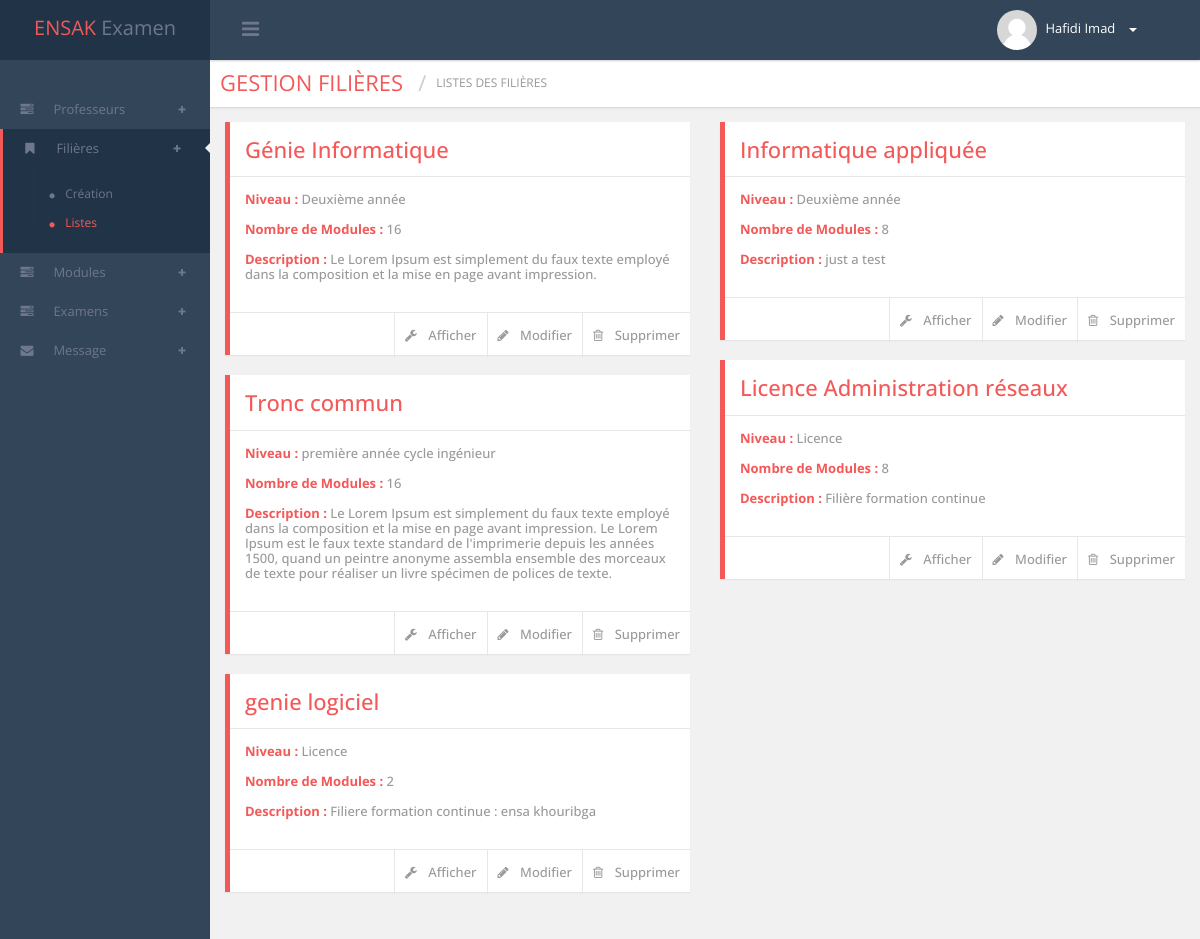
Page /controllers/admin/listeFiliere.controller.php (signed in) on the committed database.
### tables this page shows
CREATE TABLE IF NOT EXISTS `filieres` (
  `id` int(11) NOT NULL AUTO_INCREMENT,
  `intitule` varchar(100) NOT NULL,
  `niveau` varchar(50) NOT NULL,
  `nbrModule` int(10) NOT NULL,
  `description` varchar(1000) NOT NULL,
  PRIMARY KEY (`id`)
);

### models/managers/filiere.manager.php (called while the page is built, shortened)
<?php
include_once '../../models/classes/filiere.classe.php';
class filiereManager
{
	private $db;
	public function __construct($BDD)
	{
		$this->db = $BDD;
	}
	public function getAllFilieres()
	{
		$sql = "SELECT * FROM filieres";
		$qry = $this->db->prepare($sql);
		$qry->execute();
		while($element = $qry->fetch(PDO::FETCH_ASSOC))
		{
			$filieres[] = new Filiere($element['id'],$element['intitule'],$element['niveau'],$element['nbrModule'],$element['description']);
		}
		if(empty($filieres))
			return null;
		else
			return $filieres;
	}
}
?>

### controllers/admin/listeFiliere.controller.php (called while the page is built, shortened)
<?php
include_once '../../models/core.php';
include_once '../../models/admin/filiere.model.php';
$filieremodel = new filiereModel($BDD);
$listefiliere = $filieremodel->showAllFiliere();
include_once '../../layouts/admin/head.admin.php';
include_once '../../layouts/admin/menu.admin.php';
include_once '../../views/admin/listeFiliere.php';
include_once '../../layouts/admin/footer.admin.php';
?>

### models/classes/filiere.classe.php (called while the page is built, shortened)
<?php
class Filiere
{
	private $id;
	private $intitule;
	private $niveau;
	private $nbrModule;
	private $description;
    public function getId()
    {
        return $this->id;
    }
    public function setId($id)
    {
        $this->id = $id;
    }
    public function getIntitule()
    {
        return $this->intitule;
    }
    public function setIntitule($intitule)
    {
        $this->intitule = $intitule;
    }
    public function getNiveau()
    {
        return $this->niveau;
    }
    public function setNiveau($niveau)
    {
        $this->niveau = $niveau;
    }
    public function getNbrModule()
    {
        return $this->nbrModule;
    }
    public function setNbrModule($nbrModule)
    {
        $this->nbrModule = $nbrModule;
    }
    public function getDescription()
    {
        return $this->description;
    }
    public function setDescription($description)
    {
        $this->description = $description;
    }
}
?>

### models/admin/filiere.model.php (the view, shortened to what this page needs)
<?php
include_once '../../models/managers/filiere.manager.php';
class filiereModel
{
	private $filieremanager;
	public function __construct($BDD)
	{
		$this->filieremanager = new filiereManager($BDD);
	}
	public function showAllFiliere()
	{
		$listefiliere = $this->filieremanager->getAllFilieres();
		if ($listefiliere == null)
		{
			return "<div class=\"col-lg-12\"><div class=\"bs-example\"><div class=\"alert alert-warning fade in\">
                    <button aria-hidden=\"true\" data-dismiss=\"alert\" class=\"close\" type=\"button\">×</button>
                    La liste des filieres est vide !!</div></div></div>";
		}
		else
		{
			$i = 0;
			$print = "<div class=\"col-lg-6\">";
			foreach ($listefiliere as $filiere)
			{
				if ($i == ceil(count($listefiliere)/2))
				{
					$print .= "</div><div class=\"col-lg-6\">";
				}
				$print .= $this->showfiliere($filiere);
				$i++;
			}
			$print .= "</div>";
			return $print;
		}
	}
	public function showFiliere($filiere)
	{
		return "<section class=\"panel default red_border vertical_border h1\">
		            <div class=\"task-header red_task\">".$filiere->getIntitule()."</div>
		              <div class=\"row task_inner inner_padding\">
		                <div class=\"col-sm-12\">
		                  <p><strong class=\"colored\">Niveau : </strong>".$filiere->getNiveau()."</p>
		                  <p><strong class=\"colored\">Nombre de Modules : </strong>".$filiere->getNbrModule()."</p>
		                  <p><strong class=\"colored\">Description : </strong>".$filiere->getDescription()."</p>
		                </div>
		              </div>
		              <div class=\"task-footer\">
		                <div class=\"pull-right\">
		                  <ul class=\"footer-icons-group\">
		                    <li><a href=\"afficherFiliere.controller.php?id_filiere=".$filiere->getId()."\"><i class=\"fa fa-wrench\"></i> Afficher</a></li>
		                    <li><a href=\"updateFiliere.controller.php?id_filiere=".$filiere->getId()."\"><i class=\"fa fa-pencil\"></i> Modifier</a></li>
		                    <li><a href=\"\" data-toggle=\"modal\" data-target=\"#filiere".$filiere->getId()."\"><i class=\"fa fa-trash-o\"></i> Supprimer</a></li>
		                  </ul>
		                </div>
		            </div>
		        </section>";
	}
}
?>

### public/css/main-style.css (style rules this page uses)
a { -webkit-transition: all 0.2s ease-out; -moz-transition: all 0.2s ease-out; -ms-transition: all 0.2s ease-out; -o-transition: all 0.2s ease-out; }
.task-footer { height: 43px; }
.task-header { font-size: 22px; }
.colored { color: #f35958; }
.task_inner p { color: #999999; }
li i.fa { margin-right: 8px; }

### rows in the picture
filieres: intitule "Génie Informatique", niveau "Deuxième année", nbrModule "16", description "Le Lorem Ipsum est simplement du faux texte employé dans la composition et la mise en page avant impression."
filieres: intitule "Tronc commun", niveau "première année cycle ingénieur", nbrModule "16", description "Le Lorem Ipsum est simplement du faux texte employé dans la composition et la mise en page avant impression. Le Lorem Ipsum est le faux texte standard de l'imprimerie depuis les années 1500, quand un peintre anonyme assembla ensemble des morceaux de texte pour réaliser un livre spécimen de polices de texte."
filieres: intitule "genie logiciel", niveau "Licence", nbrModule "2", description "Filiere formation continue : ensa khouribga"
filieres: intitule "Informatique appliquée", niveau "Deuxième année", nbrModule "8", description "just a test"
filieres: intitule "Licence Administration réseaux", niveau "Licence", nbrModule "8", description "Filière formation continue"

### other values in the picture
$_SESSION['admin']["nom"] "Hafidi"
$_SESSION['admin']["prenom"] "Imad"
